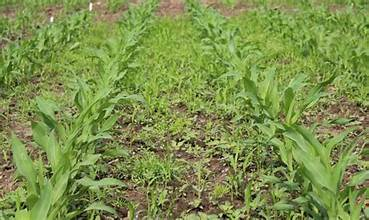
#> input picture OIP.jpeg, 369 x 220 px
$ python -i image_model.py   (imports and definitions only)
#> lines starting #> are read from the running program, lines starting #| are printed output that depends on the picture; after the words box and inside, x2 and y2 are one past the last pixel; in counts of white or black regions, pixels touching at a corner belong together
#> further down, picture is the input picture: PIL image 369x220 RGB; mean R, G, B 125.5, 144.2, 76.4
"""Image-based weed detection prototype built around Random Forest.

This module upgrades the earlier tabular demo into an RGB image workflow:
1. Accept a crop-field image.
2. Extract vegetation and texture cues from the image.
3. Feed the image-derived features into a Random Forest classifier.
4. Return a weed/no-weed decision, confidence score, and visual overlays.

Important:
- This is a prototype for project/demo use.
- The uploaded image is standard RGB, so true NDVI is not available.
- The classifier is trained on synthetic image-inspired features unless the
  user later replaces it with a real labeled dataset.
"""

from __future__ import annotations

from dataclasses import dataclass
from pathlib import Path
from typing import Any

import joblib
import numpy as np
import pandas as pd
from PIL import Image, ImageFilter
from sklearn.ensemble import RandomForestClassifier
from sklearn.metrics import accuracy_score, classification_report, confusion_matrix, f1_score, precision_score, recall_score
from sklearn.model_selection import GridSearchCV, StratifiedKFold, train_test_split


RANDOM_STATE = 42
FEATURE_COLUMNS = [
    "vegetation_coverage",
    "excess_green_mean",
    "excess_green_std",
    "texture_variation",
    "component_density",
    "row_alignment",
]
TARGET_COLUMN = "weed_present"

MODEL_BUNDLE_PATH = Path("weed_image_rf_model.joblib")
TRAINING_DATA_PATH = Path("synthetic_image_feature_data.csv")


@dataclass
class AnalysisResult:
    label: int
    label_text: str
    confidence: float
    feature_values: dict[str, float]
    feature_table: pd.DataFrame
    reasoning: list[str]
    resized_image: Image.Image
    vegetation_mask_image: Image.Image
    overlay_image: Image.Image


def _ensure_rgb(image: Image.Image) -> Image.Image:
    return image.convert("RGB")


def resize_for_analysis(image: Image.Image, max_side: int = 640) -> Image.Image:
#> called with max_side = 640
    image = _ensure_rgb(image)
    width, height = image.size
#> width = 369; height = 220
    scale = min(max_side / max(width, height), 1.0)
#> scale = 1
    new_size = (max(1, int(width * scale)), max(1, int(height * scale)))
#> new_size = (369, 220)
    return image.resize(new_size, Image.Resampling.LANCZOS)


def compute_excess_green(rgb: np.ndarray) -> np.ndarray:
    """Compute ExG from normalized RGB values."""

    channel_sum = rgb.sum(axis=2, keepdims=True)
    channel_sum = np.where(channel_sum == 0, 1e-6, channel_sum)
    normalized = rgb / channel_sum
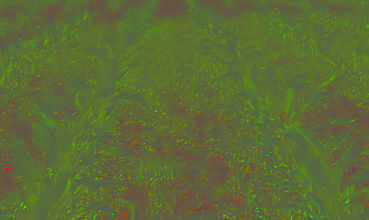
#> normalized: shape (220, 369, 3) float32; mean R, G, B 0.366, 0.424, 0.21

    red = normalized[:, :, 0]
    green = normalized[:, :, 1]
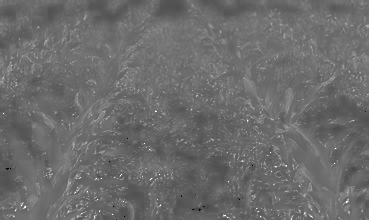
#> green: shape (220, 369) float32; min 0, max 1, mean 0.424
    blue = normalized[:, :, 2]
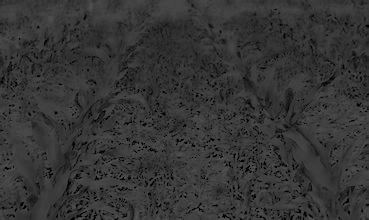
#> blue: shape (220, 369) float32; min 0, max 0.323, mean 0.21
    return (2.0 * green) - red - blue


def build_vegetation_mask(rgb: np.ndarray, exg_threshold: float = 0.08) -> np.ndarray:
    """Segment vegetation using Excess Green and green dominance."""

    exg = compute_excess_green(rgb)
    green_dominance = (rgb[:, :, 1] > rgb[:, :, 0] * 0.95) & (rgb[:, :, 1] > rgb[:, :, 2] * 1.05)
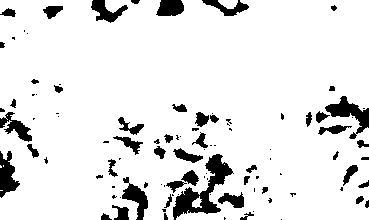
#> green_dominance: shape (220, 369) bool; 90% white; 101 black regions (52 under 20 px), largest, box (x1, y1, x2, y2) and area: (173, 154, 234, 220) 1320, (325, 96, 369, 139) 688, (0, 151, 20, 198) 528
    mask = (exg > exg_threshold) & green_dominance
#> mask: shape (220, 369) bool; 88.8% white; 123 black regions (78 under 20 px), largest, box (x1, y1, x2, y2) and area: (164, 152, 245, 220) 2036, (315, 96, 369, 139) 859, (0, 151, 20, 198) 547

    mask_image = Image.fromarray((mask.astype(np.uint8) * 255), mode="L")
    mask_image = mask_image.filter(ImageFilter.MedianFilter(size=3))
#> mask_image: PIL image 369x220 L; 89.1% white; 67 black regions (24 under 20 px), largest, box (x1, y1, x2, y2) and area: (165, 153, 245, 220) 2047, (316, 96, 369, 139) 867, (0, 151, 20, 197) 549
    return np.asarray(mask_image) > 0


def _downsample_mask(mask: np.ndarray, max_side: int = 128) -> np.ndarray:
    mask_image = Image.fromarray((mask.astype(np.uint8) * 255), mode="L")
    width, height = mask_image.size
    scale = min(max_side / max(width, height), 1.0)
    resized = mask_image.resize(
        (max(1, int(width * scale)), max(1, int(height * scale))),
        Image.Resampling.NEAREST,
    )
    return np.asarray(resized) > 0


def count_connected_components(mask: np.ndarray) -> int:
    """Count connected vegetation clusters on a small binary mask."""

    height, width = mask.shape
    visited = np.zeros_like(mask, dtype=bool)
    component_count = 0

    for row in range(height):
        for col in range(width):
            if not mask[row, col] or visited[row, col]:
                continue

            component_count += 1
            stack = [(row, col)]
            visited[row, col] = True

            while stack:
                current_row, current_col = stack.pop()
                for delta_row in (-1, 0, 1):
                    for delta_col in (-1, 0, 1):
                        if delta_row == 0 and delta_col == 0:
                            continue

                        next_row = current_row + delta_row
                        next_col = current_col + delta_col
                        if next_row < 0 or next_row >= height or next_col < 0 or next_col >= width:
                            continue
                        if visited[next_row, next_col] or not mask[next_row, next_col]:
                            continue

                        visited[next_row, next_col] = True
                        stack.append((next_row, next_col))

    return component_count


def compute_row_alignment(mask: np.ndarray) -> float:
    """Estimate how strongly vegetation aligns along crop rows."""

    row_profile = mask.mean(axis=1)
    col_profile = mask.mean(axis=0)
    smoothing_window = np.ones(15, dtype=np.float32) / 15.0

    smoothed_rows = np.convolve(row_profile, smoothing_window, mode="same")
    smoothed_cols = np.convolve(col_profile, smoothing_window, mode="same")

    alignment = max(smoothed_rows.std(), smoothed_cols.std())
    return float(np.clip(alignment / 0.22, 0.0, 1.0))


# [14 lines left out: functions create_mask_preview, create_overlay_image, not called in this run]


def extract_image_features(image: Image.Image) -> tuple[dict[str, float], np.ndarray, Image.Image]:
    """Extract engineered features from an RGB crop-field image."""

    resized = resize_for_analysis(image)
    rgb = np.asarray(resized).astype(np.float32) / 255.0
    mask = build_vegetation_mask(rgb)
    exg = compute_excess_green(rgb)

    grayscale = (0.299 * rgb[:, :, 0]) + (0.587 * rgb[:, :, 1]) + (0.114 * rgb[:, :, 2])
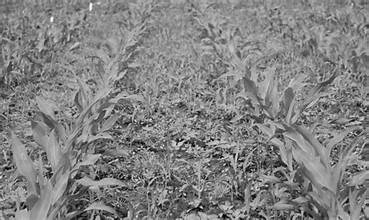
#> grayscale: shape (220, 369) float32; min 0.00699, max 0.992, mean 0.513
    vertical_diff = np.abs(np.diff(grayscale, axis=0))
    horizontal_diff = np.abs(np.diff(grayscale, axis=1))
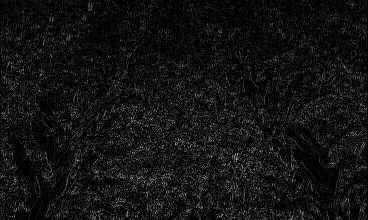
#> horizontal_diff: shape (220, 368) float32; min 0, max 0.793, mean 0.0766
    texture_variation = float((vertical_diff.mean() + horizontal_diff.mean()) / 2.0)
#> texture_variation = 0.0764

    vegetation_coverage = float(mask.mean())
#> vegetation_coverage = 0.891
    if mask.any():
        excess_green_mean = float(exg[mask].mean())
#> excess_green_mean = 0.297
        excess_green_std = float(exg[mask].std())
#> excess_green_std = 0.136
    else:
        excess_green_mean = float(exg.mean())
        excess_green_std = float(exg.std())

    small_mask = _downsample_mask(mask)
#> in _downsample_mask, `resized = mask_image.resize( (max(1, int(width * scale)), max(1, int(h..`:
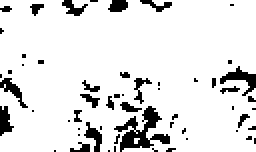
#> resized: PIL image 128x76 L (shown 2 times larger); 89% white; 57 black regions (43 under 20 px), largest, box (x1, y1, x2, y2) and area: (57, 53, 85, 76) 250, (110, 33, 128, 48) 97, (0, 39, 14, 54) 67
    area_scale = max(1.0, small_mask.size / 10_000.0)
#> area_scale = 1
    component_density = float(count_connected_components(small_mask) / area_scale)
#> component_density = 2
    row_alignment = compute_row_alignment(mask)
#> in compute_row_alignment, `row_profile = mask.mean(axis=1)`: row_profile = 220 values, max 1 at index 22, min 0.694 at index 9, mean 0.891
#> in compute_row_alignment, `col_profile = mask.mean(axis=0)`: col_profile = 369 values, max 1 at index 39, min 0.686 at index 9, mean 0.891
#> in compute_row_alignment, `smoothed_rows = np.convolve(row_profile, smoothing_window, mode="same")`: smoothed_rows = 220 values, max 1 at index 29, min 0.43 at index 0, mean 0.877
#> in compute_row_alignment, `smoothed_cols = np.convolve(col_profile, smoothing_window, mode="same")`: smoothed_cols = 369 values, max 1 at index 70, min 0.39 at index 0, mean 0.883
#> in compute_row_alignment, `alignment = max(smoothed_rows.std(), smoothed_cols.std())`: alignment = 0.111
#> row_alignment = 0.504

    features = {
        "vegetation_coverage": round(vegetation_coverage, 4),
        "excess_green_mean": round(excess_green_mean, 4),
        "excess_green_std": round(excess_green_std, 4),
        "texture_variation": round(texture_variation, 4),
        "component_density": round(component_density, 4),
        "row_alignment": round(row_alignment, 4),
    }
#> features = {'vegetation_coverage': 0.891, 'excess_green_mean': 0.297, 'excess_green_std': 0.136, 'texture_variation': 0.0764, 'component_density': 2, 'row_alignment': 0.504}
    return features, mask, resized


# [179 lines left out: functions generate_synthetic_image_feature_data, train_image_classifier, load_or_train_classifier, explain_prediction, analyze_image, not called in this run]

>>> from PIL import Image
>>> picture = Image.open('OIP.jpeg')
>>> result = extract_image_features(picture)
